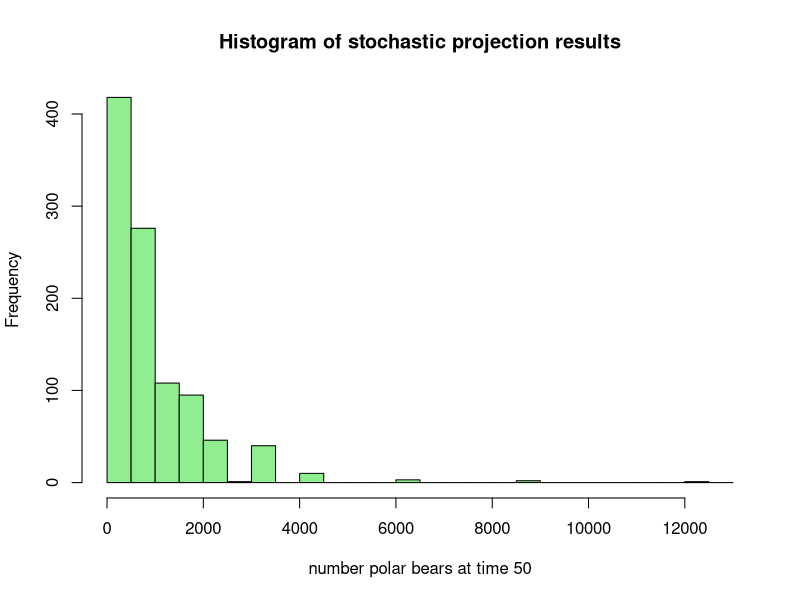
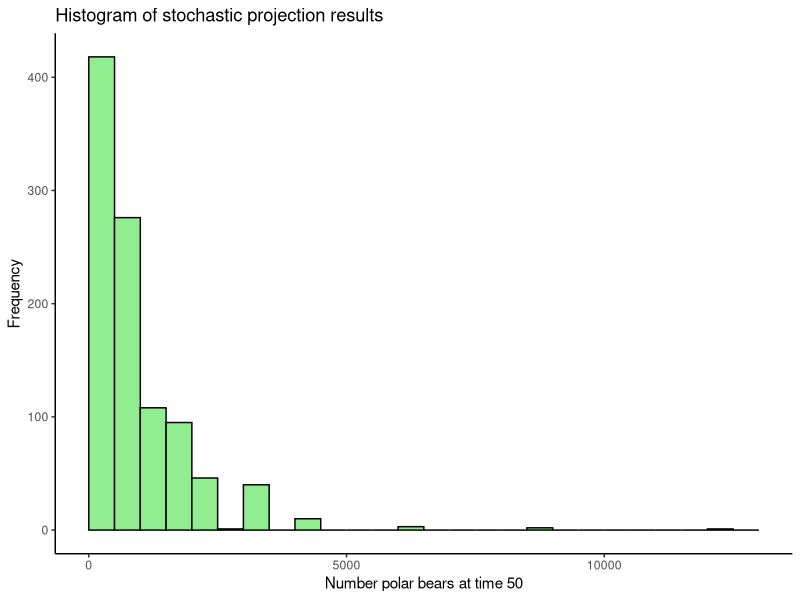
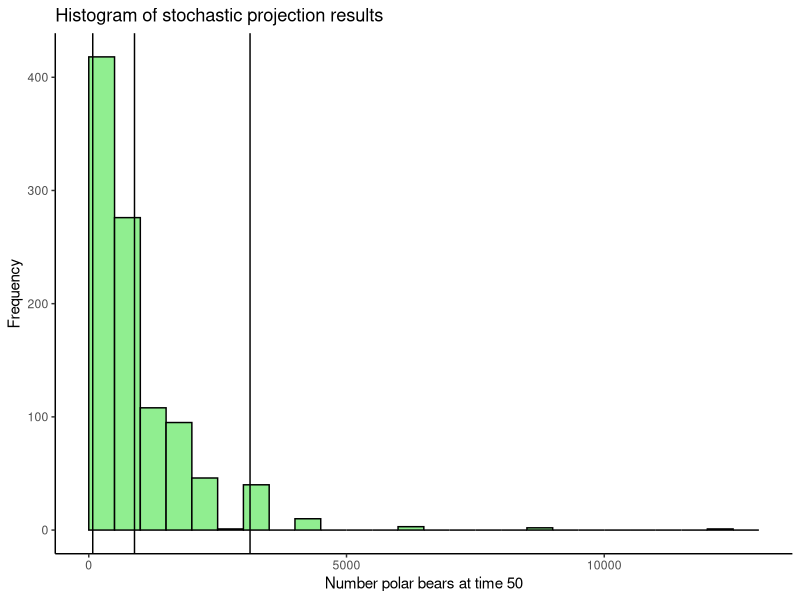

Recreate these plots in R, in order.
install.packages("ggplot2")
rm(list = ls())
gc()

library(ggplot2)



#matrix for normal sea ice year

A <- matrix(
  c(
    0, 0, 0, 0, 0, 0.581,
    0.986, 0, 0, 0, 0, 0,
    0, 0.986, 0, 0, 0, 0,
    0, 0, 0.986, 0.506, 0.379, 0.9918,
    0, 0, 0, 0.486, 0.068, 0,
    0, 0, 0, 0, 0.543, 0
  ),
  nrow=6, byrow=TRUE,
  dimnames=list(c("juveniles-2year", "juveniles-3year", "juveniles-4year", "adult    ", 
                  "adult with cub", "adult with yearling"),
                c("juveniles-2year", "juveniles-3year", 
                  "juveniles-4year", "adult    ", "adult with cub", "adult with yearling")))


#matrix for poor sea ice year

Ap <- matrix(
  c(
    0, 0, 0, 0, 0, 0.277,
    0.658, 0, 0, 0, 0, 0,
    0, 0.658, 0, 0, 0, 0,
    0, 0, 0.658, 0.537, 0.424, 0.759,
    0, 0, 0, 0.222, 0.033, 0,
    0, 0, 0, 0, 0.269, 0
  ),
  nrow=6, byrow=TRUE,
  dimnames=list(c("juveniles-2year", "juveniles-3year", "juveniles-4year", "adult    ",
                  "adult with cub", "adult with yearling"),
                c("juveniles-2year", "juveniles-3year", "juveniles-4year", "adult    ", 
                  "adult with cub", "adult with yearling")))

## dimnames define rownames and colnames for the matrix


########################################################
#code to project population size 50 years into the future
########################################################

tend<-50            # Enter the time to project into the future
replicates <-  1000
Nstartreal <- c(106, 68, 106, 461, 151, 108)
savers <- c() #we will have 1000 replicates for the total population size in year 50.  
#This vector will save all the data.  

#start the loop
for(j in 1:replicates) 
{
 Nstart <- Nstartreal
for(t in 1:tend)
  {    
  #I would like to sample a random number between 0 and 1, 
  #with an 80% probability to sample from 0-0.5 (good year) 
  #and 20% probability to sample between 0.5-1 (bad year).
  
  ## explaining: prob: defines the probability, 
  x3 <- sample(c(runif(1,0,0.5), runif(1,0.5,1)), 1, prob=c(0.8,0.2))
    if (x3<0.5)
    {
      a <-  A
    }
  else 
    { 
      a=Ap
    }
    
    nt1 <- a %*% Nstart #multiply the matrix by the vector of population size
    Nstart <- nt1 #Nstart is redefined for the next time step.
    
  }
  
  savers[j]=sum(nt1) ## save the final polar bear population at t = 50
    }


hist(savers, xlab="number polar bears at time 50", main="Histogram of stochastic projection results", 
     col="lightgreen", breaks = seq(0, max(savers) + 1000, 500))

## ggplot  
ggplot(mapping = aes(x = savers)) + 
  geom_histogram(breaks= seq(0, max(savers) + 1000, 500), fill = "lightgreen", col = "black") + 
  xlab("Number polar bears at time 50") + ggtitle("Histogram of stochastic projection results") +
  ylab("Frequency") + theme_classic()

mean(savers) #the mean number polar bears at time 50

#sort the data of number of polar bears at time 50 in ascending order
sorteddata <- sort(savers)
lowerci<-sorteddata[25] #lower confidence interval is the 25th entry in the 1000 data points
upperci<-sorteddata[975] #upper confidence interval is the 975 entry in the 1000 data points

lowerci
upperci

## Function for doing (almost) the same
quantile(savers, probs = c(0.025, 0.975))

## plot ci into plot
ggplot(mapping = aes(x = savers)) + 
  geom_histogram(breaks= seq(0, max(savers) + 1000, 500), fill = "lightgreen", col = "black") + 
  xlab("Number polar bears at time 50") + ggtitle("Histogram of stochastic projection results") +
  ylab("Frequency") + theme_classic() + 
  geom_vline(xintercept = c(quantile(savers, probs = c(0.025, 0.975)), mean(savers)))



